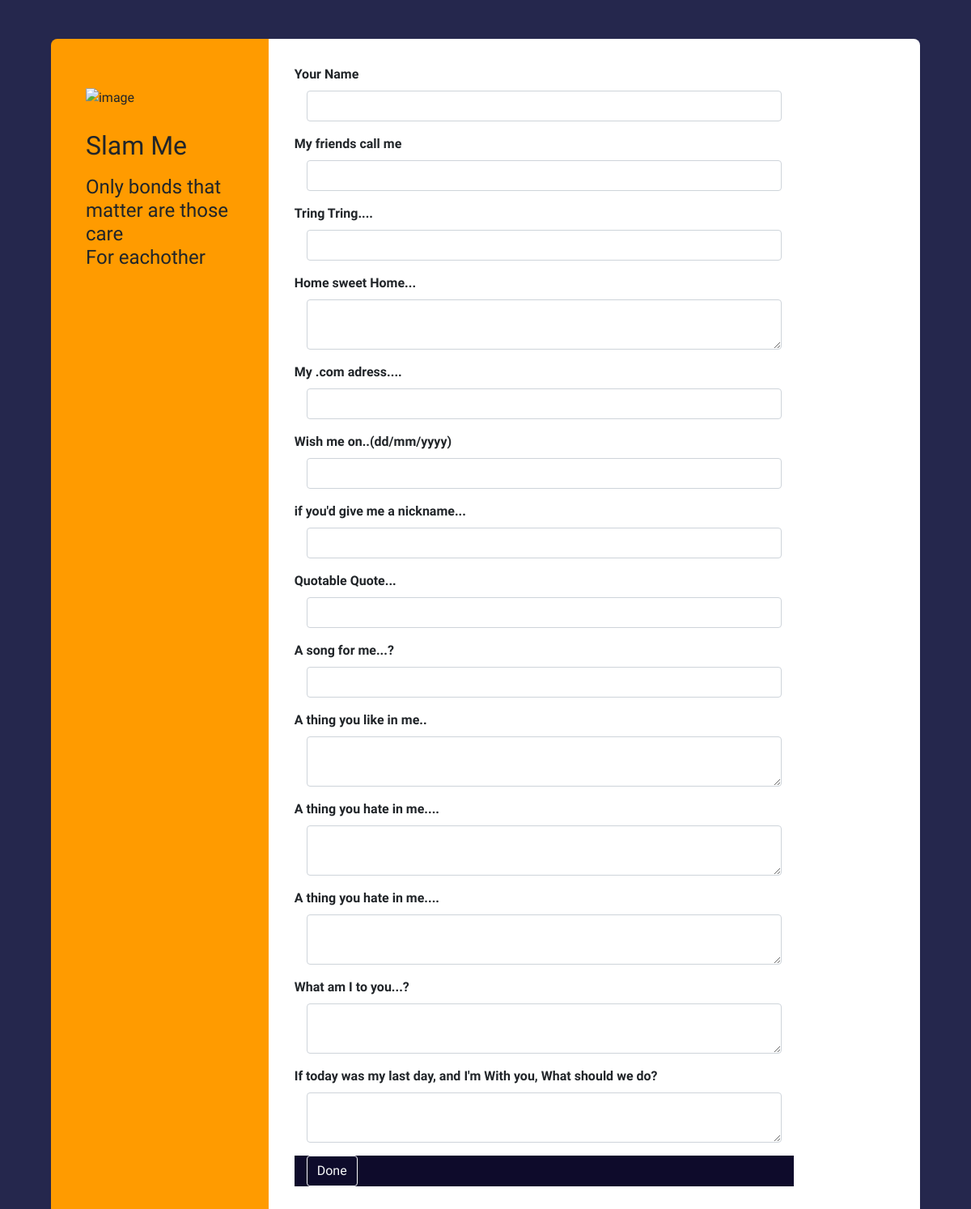
Page /page/6karpagam on the earlier database version.
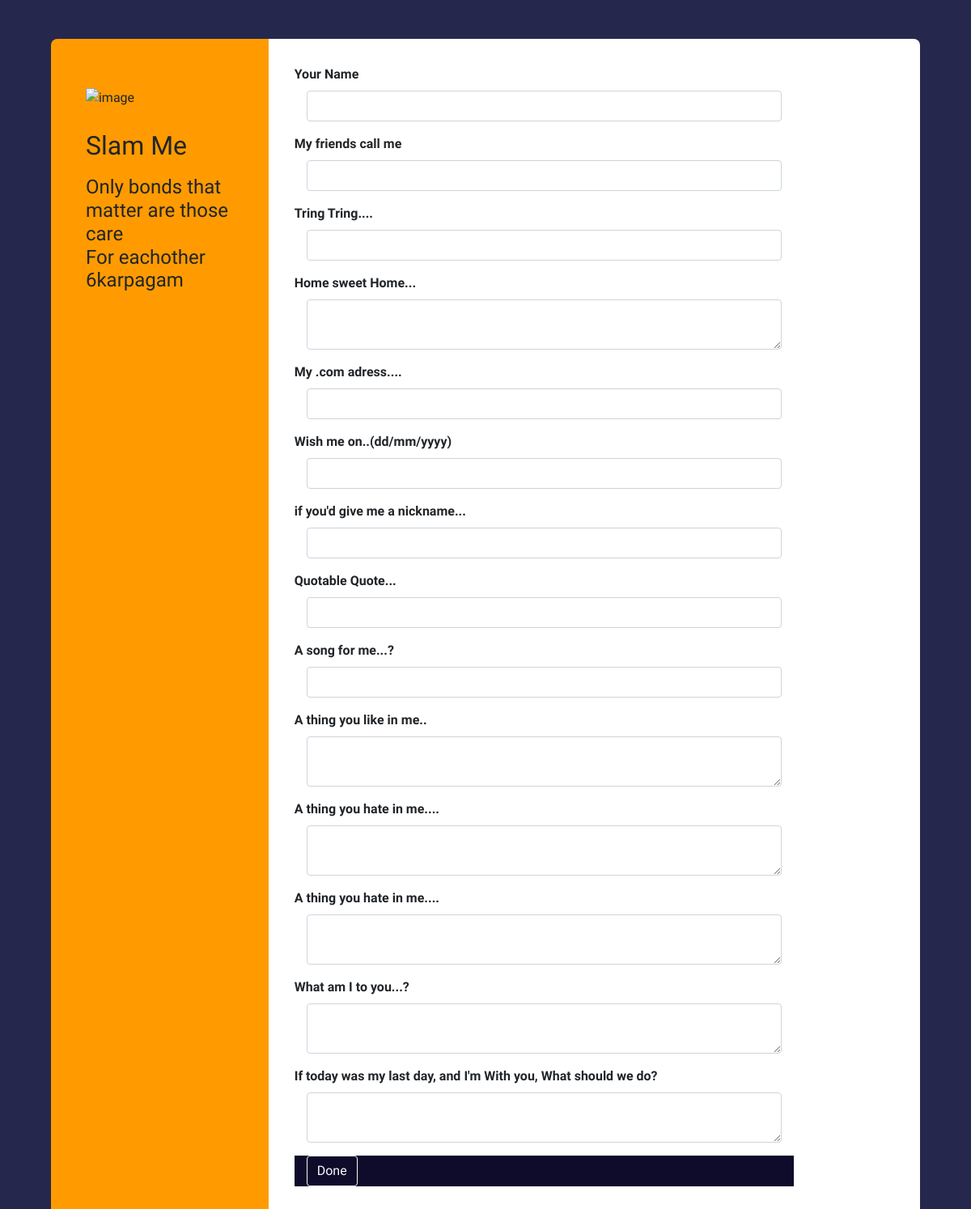
Same page on the later database version.
### Jurzo/models.py (models this page shows, shortened)
class User(db.Model, UserMixin):
    email = db.Column(db.String(50), nullable=False)
    username = db.Column(db.String(), nullable=False, unique=True)
    id = db.Column(db.Integer, primary_key=True)
    password = db.Column(db.String(60), nullable=False)
    page = db.relationship('Page', backref='owner', lazy=True)

### Jurzo/pages/routes.py (the view, shortened to what this page needs)
@pages.route('/page/<username>', methods=['GET', 'POST'])
def page(username):
    owner = User.query.filter_by(username=username).first()
    forms = PageForm()
    return render_template('slamform_layout.html', forms=forms, owner=owner)

### Jurzo/pages/fourms.py
class PageForm(FlaskForm):
    name = StringField("Your Name", validators=[DataRequired()])
    pet_name = StringField('My friends call me', validators=[DataRequired()])
    phone_num = StringField('Tring Tring....', validators=[DataRequired()])
    address = TextAreaField('Home sweet Home...', validators=[DataRequired()])
    mail = StringField('My .com adress....', validators=[DataRequired()])
    birthday = StringField('Wish me on..(dd/mm/yyyy) ',
                           validators=[DataRequired()])
    nick_name = StringField("if you'd give me a nickname...")
    Quote = StringField("Quotable Quote...", validators=[DataRequired()])
    Songs = StringField('A song for me...?')
    likes = TextAreaField("A thing you like in me..")
    hates = TextAreaField("A thing you hate in me....")
    what_us = TextAreaField("What am I to you...?",
                            validators=[DataRequired()])
    lastd = TextAreaField(
        "If today was my last day, and I'm With you, What should we do?")
    submit = SubmitField("Done")

### Jurzo/templates/slamform_layout.html (shortened to what this page needs)
<!DOCTYPE html>
<html lang="en">
<head>
    <link rel="stylesheet" href="https://stackpath.bootstrapcdn.com/bootstrap/4.1.0/css/bootstrap.min.css">
    <link rel="stylesheet" href="{{url_for('static', filename='style.css')}}">
  <link rel="stylesheet" href="https://use.fontawesome.com/releases/v5.0.8/css/solid.css">
  <link href="//maxcdn.bootstrapcdn.com/bootstrap/4.1.1/css/bootstrap.min.css" rel="stylesheet" id="bootstrap-css">
<link rel="stylesheet" type="text/css" href="{{url_for('static', filename = 'slamf.css')}}">
</head>
<body>
    <div class="container contact">
    <div class="row">
        <div class="col-md-3">
            <div class="contact-info">
                <img src="https://image.ibb.co/kUASdV/contact-image.png" alt="image"/>
                <h2>Slam Me</h2>
                <h4>Only bonds that matter are those care <br> For eachother <br> {{owner.username}}</h4>
            </div>
        </div>
        <div class="col-md-9">
            <form method="POST" action="" class="contact-form">
                <div class="form-group">
                  {{forms.name.label(class="form-control-label")}}
                  {%if forms.name.errors%}
                  {{forms.name(class="form control is-invalid")}}
                  {%for error in forms.name.errors%}
                  <div class="invalid-feedback">
                    <span>{{forms.name.error}}</span>
                  </div>
                  {%endfor%}
                 {%else%}
                  <div class="col-sm-10">
                  {{forms.name(class="form-control")}}
                 </div>
                 {%endif%}
                </div>
                  <div class="form-group">
                  {{forms.pet_name.label(class="form-control-label")}}
                  {%if forms.pet_name.errors%}
                  {{forms.pet_name(class="form control is-invalid")}}
                  {%for error in forms.pet_name.errors%}
                  <div class="invalid-feedback">
                    <span>{{forms.pet_name.error}}</span>
                  </div>
                  {%endfor%}
                 {%else%}
                  <div class="col-sm-10">
                  {{forms.pet_name(class="form-control")}}
                 </div>
                 {%endif%}
                </div>
                  <div class="form-group">
                  {{forms.phone_num.label(class="form-control-label")}}
                  {%if forms.name.errors%}
                  {{forms.phone_num(class="form control is-invalid")}}
                  {%for error in forms.phone_num.errors%}
                  <div class="invalid-feedback">
                    <span>{{forms.phone_num.error}}</span>
                  </div>
                  {%endfor%}
                 {%else%}
                  <div class="col-sm-10">
                  {{forms.phone_num(class="form-control")}}
                 </div>
                 {%endif%}
                </div>
                  <div class="form-group">
                  {{forms.address.label(class="form-control-label")}}
                  {%if forms.address.errors%}
                  {{forms.address(class="form control is-invalid")}}
                  {%for error in forms.address.errors%}
                  <div class="invalid-feedback">
                    <span>{{forms.address.error}}</span>
                  </div>
                  {%endfor%}
                 {%else%}
                  <div class="col-sm-10">
                  {{forms.address(class="form-control")}}
                 </div>
                 {%endif%}
                </div>
                  <div class="form-group">
                  {{forms.mail.label(class="form-control-label")}}
                  {%if forms.mail.errors%}
                  {{forms.mail(class="form control is-invalid")}}
                  {%for error in forms.mail.errors%}
                  <div class="invalid-feedback">
                    <span>{{forms.mail.error}}</span>
                  </div>
                  {%endfor%}
                 {%else%}
                  <div class="col-sm-10">
                  {{forms.mail(class="form-control")}}
                 </div>
                 {%endif%}
                </div>
                  <div class="form-group">
                  {{forms.birthday.label(class="form-control-label")}}
                  {%if forms.birthday.errors%}
                  {{forms.birthday(class="form control is-invalid")}}
                  {%for error in forms.birthday.errors%}
                  <div class="invalid-feedback">
                    <span>{{forms.birthday.error}}</span>
                  </div>
                  {%endfor%}
                 {%else%}
                  <div class="col-sm-10">
                  {{forms.birthday(class="form-control")}}
                 </div>
                 {%endif%}
                </div>
                  <div class="form-group">
                  {{forms.nick_name.label(class="form-control-label")}}
                  {%if forms.nick_name.errors%}
                  {{forms.nick_name(class="form control is-invalid")}}
                  {%for error in forms.nick_name.errors%}
                  <div class="invalid-feedback">
                    <span>{{forms.nick_name.error}}</span>
                  </div>
                  {%endfor%}
                 {%else%}
                  <div class="col-sm-10">
                  {{forms.nick_name(class="form-control")}}
                 </div>
                 {%endif%}
                </div>
                  <div class="form-group">
                  {{forms.Quote.label(class="form-control-label")}}
                  {%if forms.Quote.errors%}
                  {{forms.Quote(class="form control is-invalid")}}
                  {%for error in forms.Quote.errors%}
                  <div class="invalid-feedback">
                    <span>{{forms.Quote.error}}</span>
                  </div>
                  {%endfor%}
                 {%else%}
                  <div class="col-sm-10">
                  {{forms.Quote(class="form-control")}}
                 </div>
                 {%endif%}
                </div>
                  <div class="form-group">
                  {{forms.Songs.label(class="form-control-label")}}
                  {%if forms.Songs.errors%}
                  {{forms.Songs(class="form control is-invalid")}}
                  {%for error in forms.Songs.errors%}
                  <div class="invalid-feedback">
                    <span>{{forms.Songs.error}}</span>
                  </div>
                  {%endfor%}
                 {%else%}
                  <div class="col-sm-10">
                  {{forms.Songs(class="form-control")}}
                 </div>
                 {%endif%}
                </div>
                  <div class="form-group">
                  {{forms.likes.label(class="form-control-label")}}
                  {%if forms.likes.errors%}
                  {{forms.likes(class="form control is-invalid")}}
                  {%for error in forms.likes.errors%}
                  <div class="invalid-feedback">
                    <span>{{forms.likes.error}}</span>
                  </div>
                  {%endfor%}
                 {%else%}
                  <div class="col-sm-10">
                  {{forms.likes(class="form-control")}}
                 </div>
                 {%endif%}
                </div>
                  <div class="form-group">
                  {{forms.hates.label(class="form-control-label")}}
                  {%if forms.hates.errors%}
                  {{forms.hates(class="form control is-invalid")}}
                  {%for error in forms.hates.errors%}
                  <div class="invalid-feedback">
                    <span>{{forms.hates.error}}</span>
                  </div>
                  {%endfor%}
                 {%else%}
                  <div class="col-sm-10">
                  {{forms.hates(class="form-control")}}
                 </div>
                 {%endif%}
                </div>
                  <div class="form-group">
                  {{forms.hates.label(class="form-control-label")}}
                  {%if forms.hates.errors%}
                  {{forms.hates(class="form control is-invalid")}}
                  {%for error in forms.hates.errors%}
                  <div class="invalid-feedback">
                    <span>{{forms.hates.error}}</span>
                  </div>
                  {%endfor%}
                 {%else%}
                  <div class="col-sm-10">
                  {{forms.hates(class="form-control")}}
                 </div>
                 {%endif%}
                </div>
                  <div class="form-group">
                  {{forms.what_us.label(class="form-control-label")}}
                  {%if forms.what_us.errors%}
                  {{forms.what_us(class="form control is-invalid")}}
                  {%for error in forms.what_us.errors%}
                  <div class="invalid-feedback">
                    <span>{{forms.what_us.error}}</span>
                  </div>
                  {%endfor%}
                 {%else%}
                  <div class="col-sm-10">
                  {{forms.what_us(class="form-control")}}
                 </div>
                 {%endif%}
                </div>
                     <div class="form-group">
                  {{forms.lastd.label(class="form-control-label")}}
                  {%if forms.lastd.errors%}
                  {{forms.lastd(class="form control is-invalid")}}
                  {%for error in forms.lastd.errors%}
                  <div class="invalid-feedback">
                    <span>{{forms.lastd.error}}</span>
                  </div>
                  {%endfor%}
                 {%else%}
                  <div class="col-sm-10">
                  {{forms.lastd(class="form-control")}}
                 </div>
                 {%endif%}
                </div>
                 <div class="form-group">
                  <div class="col-sm-offset-2 col-sm-10" style="background-color: #0e0b2b">
                   {{forms.submit(class="btn btn-outline-light")}}
                  </div>
                </div>
    </form>
    </div>
    </div>
</body>
</html>

### Jurzo/static/style.css (style rules this page uses)
body { overflow-x: hidden; font-family: 'Lobster Two', cursive; }
.btn { border-width: medium; border-radius: 0.6rem; boder-color:#0e0d2c; padding: .5rem 1.1rem; font-size: .8rem; color:#0e0d2c; }
,footer .text-center { text-align: center; }
.btn { border-width: small; color: #0E0D2C; }

### Jurzo/static/slamf.css (style rules this page uses)
body { background-color: #25274d; font-family: 'Lobster Two', cursive; }
.contact { padding: 4%; height: 400px; font-family: 'Lobster Two', cursive; }
.col-md-3 { background: #ff9b00; padding: 4%; border-top-left-radius: 0.5rem; border-bottom-left-radius: 0.5rem; font-family: 'Lobster Two', cursive; }
.contact-info { margin-top:10%; font-family: 'Lobster Two', cursive; }
.contact-info img { margin-bottom: 15%; }
.contact-info h2 { margin-bottom: 10%; }
.col-md-9 { background: #fff; padding: 3%; border-top-right-radius: 0.5rem; border-bottom-right-radius: 0.5rem; font-family: 'Lobster Two', cursive; }
.contact-form label { font-weight:600; font-family: 'Lobster Two', cursive; }
.container { font-family: 'Lobster Two', cursive; }

Differences in the rows shown:
added User: username "6karpagam"
